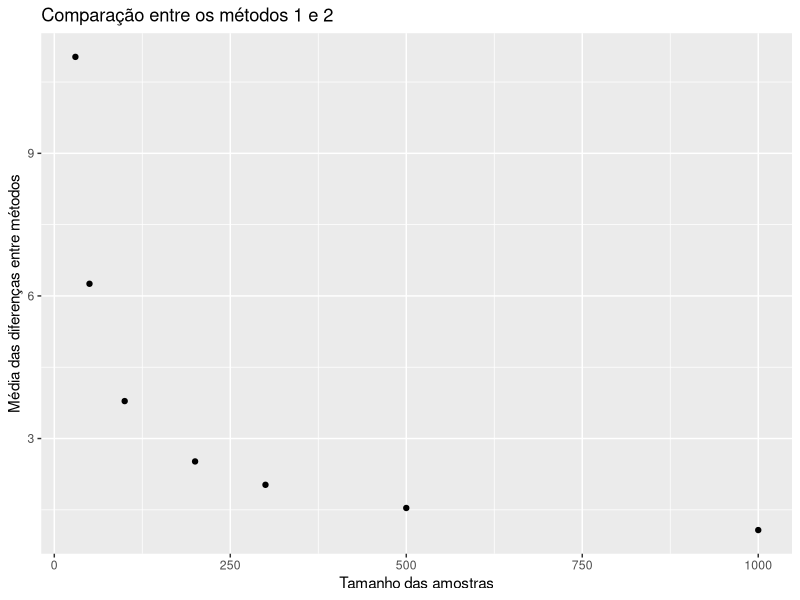

Write R code to recreate this figure.
library(tidyverse)
set.seed(1309)
p <- 0.2
gama <- 0.92
n <- c(30, 50, 100, 200, 300, 500, 1000)  # Number of rows
k <- 3000                                 # Number of columns
# Allocation
differenceavg <- numeric(length(n))
root1 <- numeric(k)
root2 <- numeric(k)
lower <- numeric(k)
upper <- numeric(k)
for (j in 1:length(n)){
  # Generate a matrix of Bernoulli random variables
  matrix_data <- matrix(rbinom(n[j] * k, 1, 0.2), nrow = n[j])
  # Average of each column 
  xbar <- numeric(k)
  for (i in 1:k){
    xbar[i] <- mean(matrix_data[, i])
  }
  # Method 1
  z = qnorm((1 + gama)/2)
  for (i in 1:k){
    zeros <- Re(polyroot(c(1 + z^2/n[j], -2*xbar[i] - z^2/n[j], xbar[i]^2)))
    root1[i] <- zeros[1]
    root2[i] <- zeros[2]
  }
  # NA's to zeros
  root1[is.na(root1)] <- 0
  root2[is.na(root2)] <- 0
  comp1 <- root2 - root1
  # Method 2
  a = qnorm((1 + gama)/2)
  for (i in 1:k){
    lower[i] <- xbar[i] - a*sqrt((xbar[i]*(1 - xbar[i]))/n[j])
    upper[i] <- xbar[i] + a*sqrt((xbar[i]*(1 - xbar[i]))/n[j])
  }
  comp2 <- upper - lower
  differenceavg[j] <- mean(abs(comp2 - comp1))
}
df <- data.frame(n, differenceavg)
ggplot(df, aes(x = n, y = differenceavg)) +
  geom_point() +
  labs(x = "Tamanho das amostras", y = "Média das diferenças entre métodos") + 
  labs(title = "Comparação entre os métodos 1 e 2")